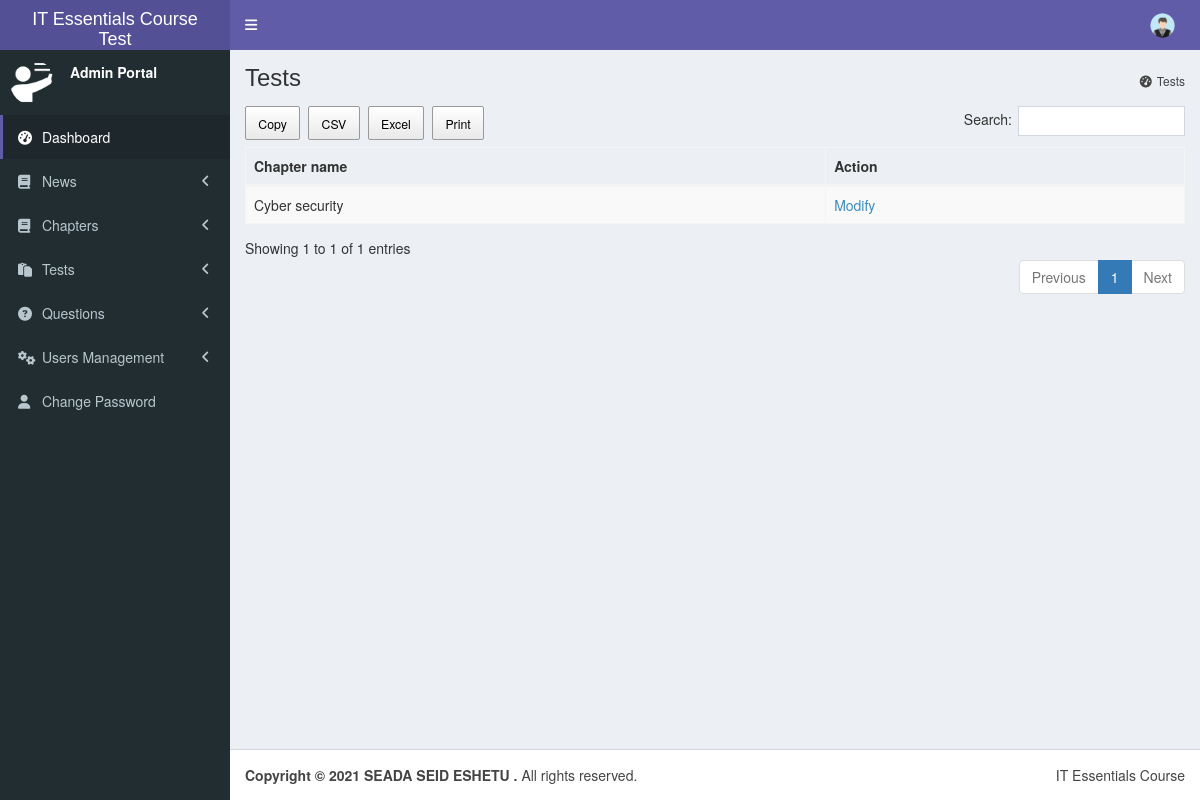
Before: /view-tests (signed in) with the older database file.
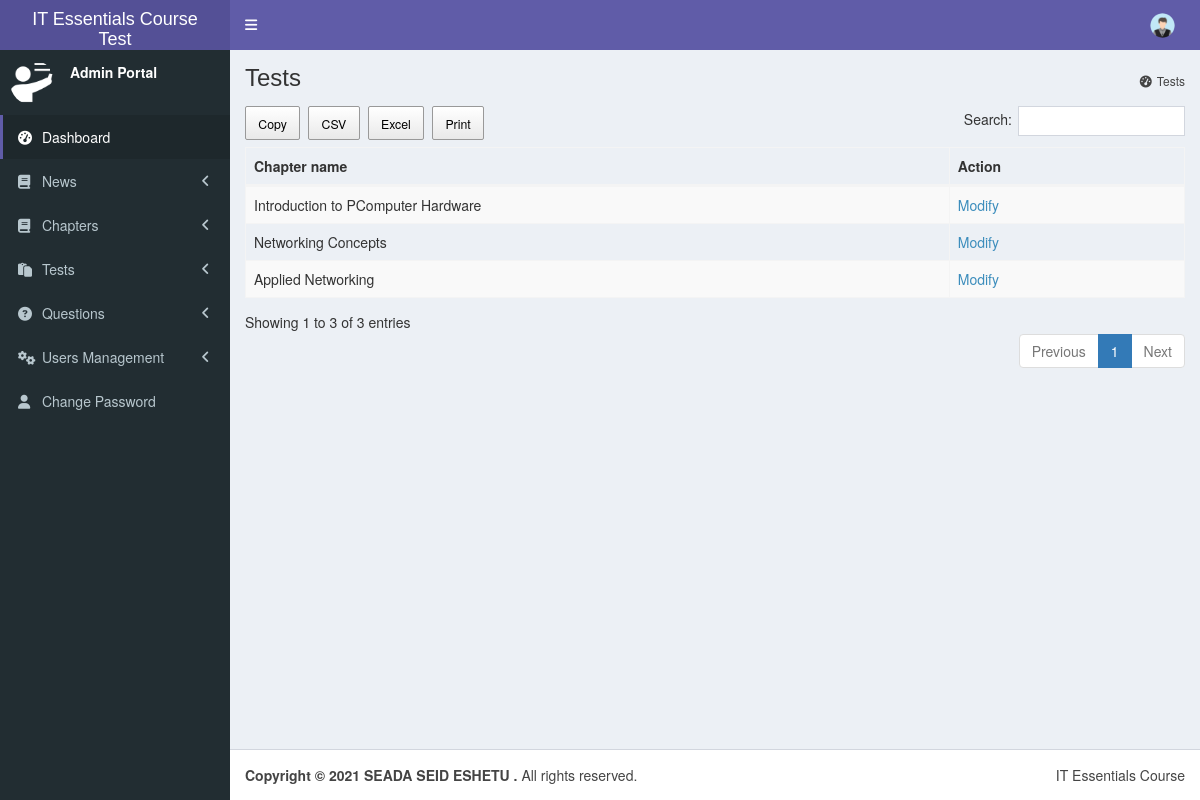
After: the same page with the newer database file.
### it_essentials/models.py (models this page shows, shortened)
class Exam(models.Model):
    chapter = models.OneToOneField(Chapter, on_delete=models.CASCADE)

class Chapter(models.Model):
    name = models.CharField(max_length=300)
    content = models.TextField()
    cover_image = models.ImageField(upload_to='chapters_cover_images')
    file_to_download = models.FileField(upload_to='chapter_file', blank=True, null=True)
    created = models.DateTimeField(auto_now_add=True)
    def __str__(self):
        return self.name

### it_essentials/views.py (the view)
# urls.py: path('view-tests', view_exams, name='view_exams'),
@staff_member_required
def view_exams(request):
    exams = Exam.objects.all()
    return render(request, 'admin/view_exams.html',{'exams':exams})

### it_essentials/templates/admin/view_exams.html
{% extends 'base.html' %}
{% block container %}
<section class="content-header">
    <h1>Tests</h1>
    <ol class="breadcrumb">
        <li class="active"><a href="{% url 'view_exams' %}"><i class="fa fa-dashboard"></i>Tests</a></li>
    </ol>
</section>
<section class="content container-fluid">
    <table id="example" class="table table-striped table-bordered nowrap" style="width:100%">
        <thead>
            <tr>
                <th>Chapter name</th>
                <th>Action</th>
            </tr>
        </thead>
        <tbody>
        {% for i in exams %}
            <tr>
                <td>{{i.chapter}}</td>
                <td><a href="{% url 'edit_exam' i.id %}">Modify</a></td>
            </tr>
        {% endfor %}
        </tbody>
    </table>
</section>
{% endblock %}

Changed rows visible on the page:
changed through a linked row, Exam: chapter "Cyber security" → "Introduction to PComputer Hardware"
added Exam: chapter "Networking Concepts"
added Exam: chapter "Applied Networking"
Other visible differences:
text written by a page script: "Copy CSV Excel Print Search: Showing 1 to 1 of 1 entries Previous 1 Next" → "Copy CSV Excel Print Search: Showing 1 to 3 of 3 entries Previous 1 Next"
